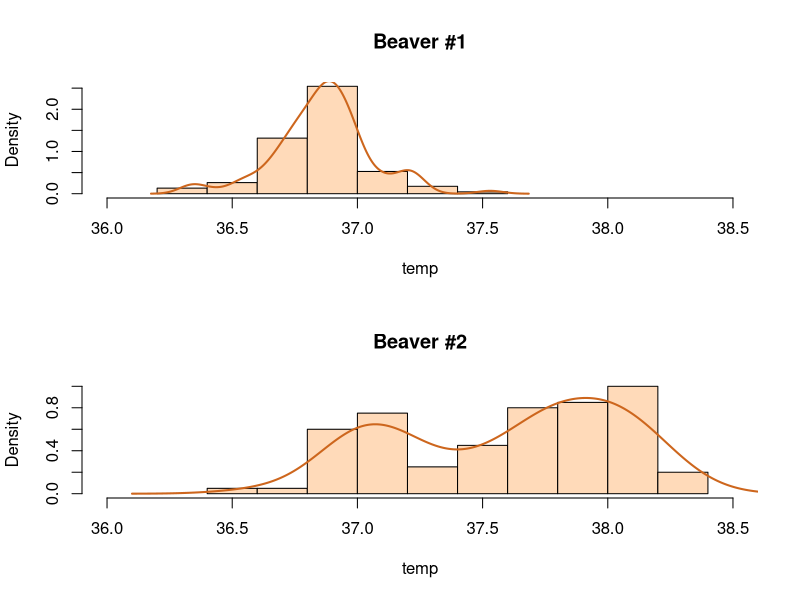
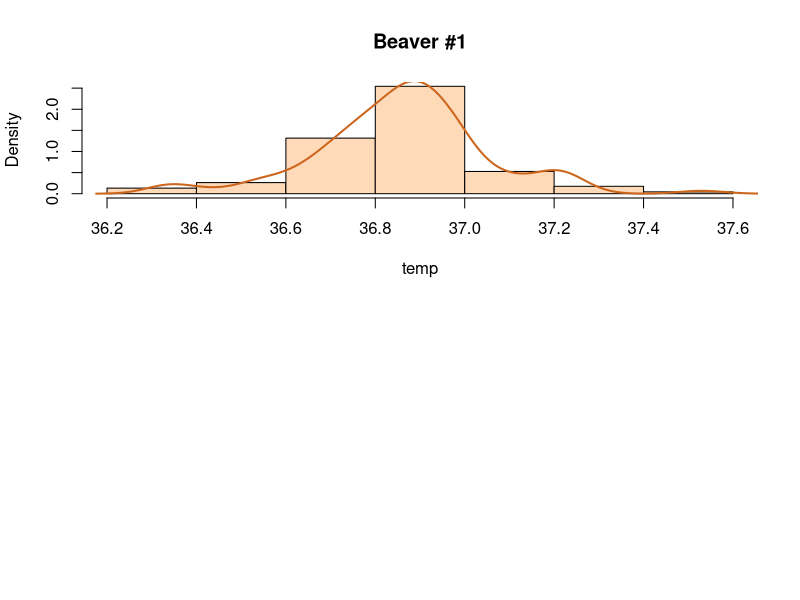

These charts were generated, in order, by the following R code:

# http://blog.mollietaylor.com/2012/09/histogram-density-plot-combo-in-r.html
png("beaverhist.png")
layout(matrix(c(1:2), 2, 1, 
              byrow = TRUE))
hist(beaver1$temp, # histogram
     col = "peachpuff", # column color
     border = "black", 
     prob = TRUE, # show densities instead of frequencies
     xlim = c(36,38.5),
     xlab = "temp",
     main = "Beaver #1")
lines(density(beaver1$temp), # density plot
      lwd = 2, # thickness of line
      col = "chocolate3")
hist(beaver2$temp, # histogram
     col = "peachpuff", # column color
     border = "black", 
     prob = TRUE, # show densities instead of frequencies
     xlim = c(36,38.5),
     xlab = "temp",
     main = "Beaver #2")
lines(density(beaver2$temp), # density plot
      lwd = 2, # thickness of line
      col = "chocolate3")


hist(beaver1$temp, # histogram
     col="peachpuff", # column color
     border="black",
     prob = TRUE, # show densities instead of frequencies
     xlab = "temp",
     main = "Beaver #1")
lines(density(beaver1$temp), # density plot
      lwd = 2, # thickness of line
      col = "chocolate3")
